Frame 1 (no input): blank canvas, image omitted
Frame 60 (no input): blank canvas, image omitted
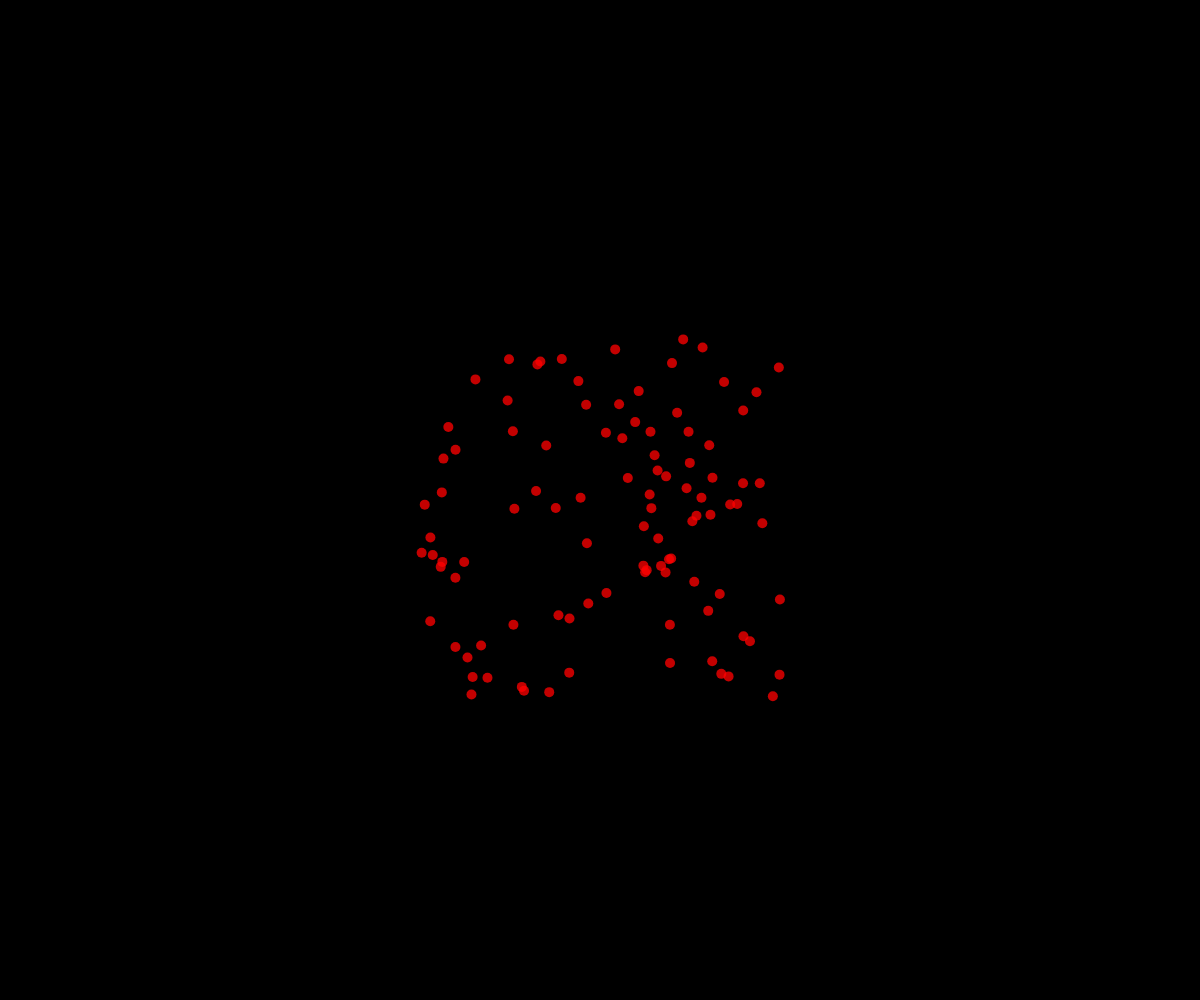
Frame 120 (the mouse pressed at the canvas centre since frame 60)

The p5.js sketch whose frames 1 and 60 were blank and that drew this single picture after the mouse press (run headless with seeded random() and noise() and a simulated clock; from frame 60 on, the mouse is pressed at the canvas centre):

// p5.js sketch
// ── sketch.js
// OOP Bullet

let theFireworks = [];

function setup() {
  createCanvas(windowWidth, windowHeight);
}

function draw() {
  background(0);
  for (let i = theFireworks.length - 1 ; i >= 0; i--) {
    theFireworks[i].move();
    if (theFireworks[i].isDone()) {
      theFireworks.splice(i, 1);
    }
    else {
      theFireworks[i].display();
    }
  }
}

function mousePressed() {
  for (let i = 0; i < 100; i ++) {
    let myFirework = new Particle(mouseX, mouseY, random(-3,3), random(-3, 3), 5);
    theFireworks.push(myFirework);
  }
}

class Particle {
  constructor(x, y, dx, dy, radius) {
    this.x = x;
    this.y = y;
    this.dx = dx;
    this.dy = dy;
    this.radius = radius;
    this.alpha = 255;
    this.gravity = 0.01;
  }

  display() {
    fill(255, 0, 0, this.alpha);
    noStroke();
    circle(this.x, this.y, this.radius * 2);
  }

  move() {
    this.dy += this.gravity;
    this.x += this.dx;
    this.y += this.dy;
    this.alpha -= 1;
  }

  isDone() {
    return this.alpha <= 0;
  }
}
